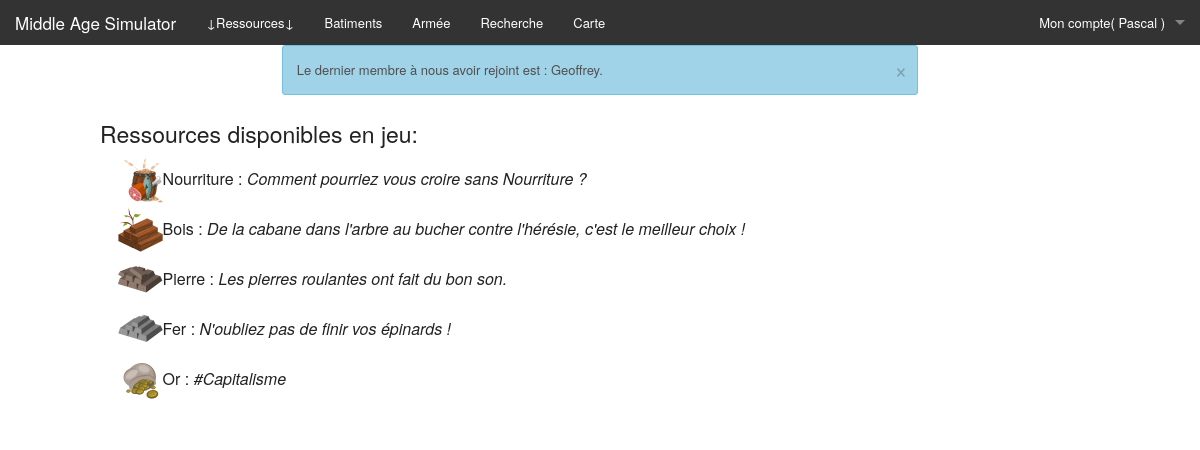
The app's page /index.php (signed in) with its own data.
### tables this page shows
CREATE TABLE IF NOT EXISTS JOUEUR(
  idJoueur INT(50) NOT NULL AUTO_INCREMENT,
  pseudoJoueur VARCHAR(50),
  sexeJoueur ENUM('male', 'female'), 
  dateNaissanceJoueur date, 
  motdepasseJoueur VARCHAR(50),
  mailJoueur VARCHAR(150),
  image VARCHAR(300),
  date_inscripion datetime,
  date_last_connection datetime,
  PRIMARY KEY (idJoueur)
);

CREATE TABLE IF NOT EXISTS RESSOURCE(
  idRessource INT(50) NOT NULL AUTO_INCREMENT,
  nomRessource VARCHAR(50),
  descriptionRessource VARCHAR(300),
  image VARCHAR(300),
  PRIMARY KEY (idRessource)
);

### src/modele/configuration.php (called while the page is built, shortened)
<?php
$titreSite = "Middle Age Simulator";
function isMaintenance(){
	return false;
}

### src/controleur/accueil.php (called while the page is built, shortened)
<?php
include_once('./modele/get_statistiques.php');
include_once('./modele/ressource.php');
$dernierinscrit = get_dernierInscrit();
$info = "Le dernier membre à nous avoir rejoint est : ".$dernierinscrit.".";
$t = Ressource::Ressources();
include_once('./vue/accueil.php');

### src/modele/joueur.php (called while the page is built, shortened)
<?php
include_once('./modele/connexion_sql.php');
include_once ('./modele/ressource.php');
class Joueur
{
	private $idJoueur, $pseudoJoueur, $sexeJoueur, $dateNaissanceJoueur, $mailJoueur, $image, $motdepasseJoueur;
	function __construct()
	{
		$ctp = func_num_args();
    	$args = func_get_args();
    	if ($ctp == 1) {
    		if (is_array($args[0])) {
    			$this->hydrate($args[0]);
    		}else{
    			$this->hydrate($this->Joueur($args[0]));
    		}
    	}
	}
	public function hydrate(array $donnees)
	{
	  foreach ($donnees as $key => $value)
	  {
	    $method = 'set'.ucfirst($key);
	  }
	}
	public static function Joueur($id){
		$req = "SELECT idJoueur, pseudoJoueur, sexeJoueur, dateNaissanceJoueur, mailJoueur, image, motdepasseJoueur FROM JOUEUR WHERE idJoueur='".$id."'";
		global $bdd;
		$req = $bdd->query($req);
		$req = $req->fetch();
		return $req;
	}
	public static function Joueurs(){
		$req = 'SELECT idJoueur, pseudoJoueur, sexeJoueur, dateNaissanceJoueur, mailJoueur, image, motdepasseJoueur FROM JOUEUR ORDER BY date_inscripion';
		global $bdd;
		$req = $bdd->query($req);
		$req = $req->fetchAll();
		$liste = array();
		foreach ($req as $row) {
			$j = new Joueur($row);
			array_push($liste, $j);
		}
		return $liste;
	}
	public function save(){
		global $bdd;
		if ($this->idJoueur == NULL) {
			$donnees = array( $this->pseudoJoueur, $this->sexeJoueur, $this->dateNaissanceJoueur, $this->mailJoueur, $this->image, $this->motdepasseJoueur);
			$req = $bdd->prepare('INSERT INTO JOUEUR(pseudoJoueur, sexeJoueur, dateNaissanceJoueur, mailJoueur, image, date_inscripion, date_last_connection, motdepasseJoueur) VALUES(?, ?, ?, ?, ?, NOW(), NOW(), ? ) ');
			$req->execute($donnees);
			$this->idJoueur=$bdd->lastInsertId();
			$this->genRessourcesLink();
		}else{
			$req = $bdd->prepare('UPDATE JOUEUR SET pseudoJoueur=?, sexeJoueur=?, dateNaissanceJoueur=?, mailJoueur=?, image=?, date_last_connection=NOW(), motdepasseJoueur=? where idJoueur=?');
			$req->execute(array( $this->pseudoJoueur, $this->sexeJoueur, $this->dateNaissanceJoueur, $this->mailJoueur, $this->image, $this->idJoueur,$this->motdepasseJoueur));
		}
	}
	public function getPseudo(){return ucfirst($this->pseudoJoueur);}
	public function setPseudoJoueur($p){
		$this->pseudoJoueur = strtolower($p);
	}
	public function setMailJoueur($m){
		$this->mailJoueur = strtolower($m);
	}
	private function setIdJoueur($i){
		$this->idJoueur = (int) $i;
	}
	public function setSexeJoueur($v){
		$this->sexeJoueur = $v;
	}
	public function setDateNaissanceJoueur($v){
		$this->dateNaissanceJoueur = $v;
	}
	public function setMotdepasseJoueur($mdp){
		$this->motdepasseJoueur = $mdp;
	}
	public function setImage($v){
		$this->image = $v;
	}
}

### src/modele/authentification.php (called while the page is built, shortened)
<?php
include_once('./modele/connexion_sql.php');
include_once('./modele/joueur.php');
function estAuthentifier(){
	if (isset($_SESSION['connexion']) or isset($_COOKIE['connexion']) && validateCookie($_COOKIE['connexion'])) {
		$currentJoueur = new Joueur($_SESSION['idJoueur']);
		$currentJoueur->save();
		return true;
	}else{
		return false;
	}
}

### src/modele/get_statistiques.php (called while the page is built, shortened)
<?php
include_once('./modele/joueur.php');
function get_dernierInscrit(){
    $j = Joueur::Joueurs();
    $j = end($j);
    $j->save();
    return $j->getPseudo();
}

### src/modele/ressource.php (called while the page is built, shortened)
	<?php
include_once('./modele/connexion_sql.php');
	class Ressource {
		public static function Ressources(){
			$req = 'SELECT * FROM RESSOURCE';
			global $bdd;
			$req = $bdd->query($req);
			return $req->fetchAll();
		}
}

### src/vue/accueil.php (the view)
<?php include_once('vue/header.php'); ?>
	<?php if(!estAuthentifier()){ ?>
    <p>Déjà plus de <?php echo $nbJoueurs; ?> inscrits !</p>
    <?php }else{ ?>
    <h4>Ressources disponibles en jeu:</h4><ul>
	<?php foreach ($t as $value) {
		echo "<li style='list-style-type: none;margin-bottom:5px;'><img src='".$value[3]."' style='width:45px; height:45px;' />".$value[1]." : <span style='font-style:italic;'>".$value[2]."</span></li>";
	}  ?>
    </ul>
    <?php } ?>
<?php include_once('vue/footer.php'); ?>

### src/index.php (shortened to what this page needs)
<?php
include_once('modele/configuration.php');
include_once('modele/authentification.php');
if ($bdd == false || isMaintenance()) {
	$warn = "Le site est actuellement indisponible, veuillez nous en escusez...";
	include_once('vue/maintenance.php');
}
else {
	if( !isset($_POST['page']) && (!isset($_GET['page']) ||
		$_GET['page'] == "index" ||
		$_GET['page'] == 'accueil')){
	    include_once('controleur/accueil.php');
	}
}

### src/vue/header.php (shortened to what this page needs)
<?php include_once('./modele/ressource.php');
include_once('./modele/joueur.php');
include_once('./modele/ressource.php'); ?>
<!DOCTYPE html>
<html class="no-js" lang="fr">
<head>
	<link rel="stylesheet" href="css/foundation.css" />
</head>
<body>
<nav class="top-bar" data-topbar role="navigation">
  <ul class="title-area">
    <li class="name">
      <h1><a href="index.php"><?php echo $titreSite; ?></a></h1>
    </li>
  </ul>
  <section class="top-bar-section">
    <ul class="right">
<?php if (estAuthentifier()): ?>
      <li class="has-dropdown">
        <a href="#">Mon compte( <?php echo $currentJoueur->getPseudo(); ?> )</a>
      </li>
<?php else: ?>
	<li><a href="index.php?page=inscription">Inscription</a></li>
	<li><a href="index.php?page=login">Connexion</a></li>
<?php endif ?>
    </ul>
<?php if (estAuthentifier()): ?>
    <ul class="left">
    <li><a data-dropdown="dropRes" aria-controls="dropRes" aria-expanded="false">↓Ressources↓</a>
	</li>
      <li><a href="#">Batiments</a></li>
      <li><a href="#">Armée</a></li>
      <li><a href="#">Recherche</a></li>
      <li><a href="#">Carte</a></li>
    </ul>
<?php endif ?>
  </section>
</nav>
<div class="row">
	<div class="large-8 small-12 small-centered large-centered columns ">
		<?php if (isset($info)) { ?>
			<div data-alert class="alert-box info radius">
			<?php echo $info; ?>
			  <a href="#" class="close">&times;</a>
			</div>
		<?php } ?>
	</div>
</div>
	<div class="row">

### src/vue/footer.php (shortened to what this page needs)
	</div>
</body>
</html>

### records on screen
joueur: pseudoJoueur "Pascal"
joueur: info "Le dernier membre à nous avoir rejoint est : Geoffrey."
ressource: image (picture), nomRessource "Nourriture", descriptionRessource "Comment pourriez vous croire sans Nourriture ?"
ressource: image (picture), nomRessource "Bois", descriptionRessource "De la cabane dans l'arbre au bucher contre l'hérésie, c'est le meilleur choix !"
ressource: image (picture), nomRessource "Pierre", descriptionRessource "Les pierres roulantes ont fait du bon son."
ressource: image (picture), nomRessource "Fer", descriptionRessource "N'oubliez pas de finir vos épinards !"
ressource: image (picture), nomRessource "Or", descriptionRessource "#Capitalisme"

### other values on screen
$titreSite "Middle Age Simulator"
